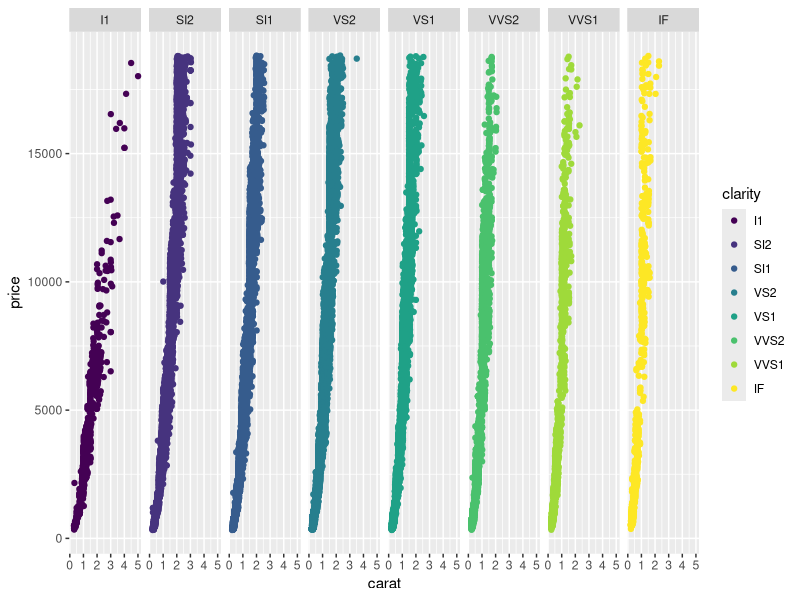
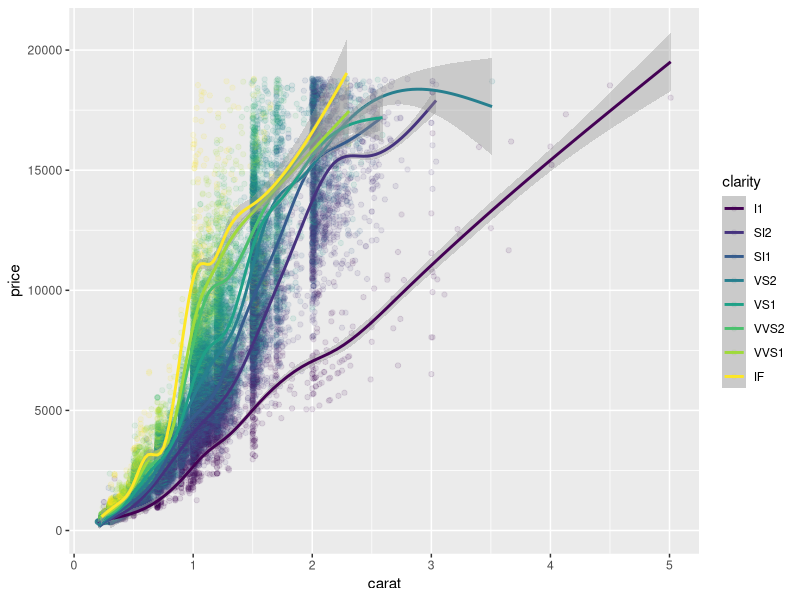

These charts were generated, in order, by the following R code:
install.packages("ggplot2")
library(ggplot2)

remove.packages("ggplot2")

qplot(data=diamonds, carat, price, 
    colour=clarity, facets=.~clarity)

ggplot(data=diamonds, aes(x=carat, y=price, colour=clarity))+ 
    geom_point(alpha=0.1) +
    geom_smooth()
